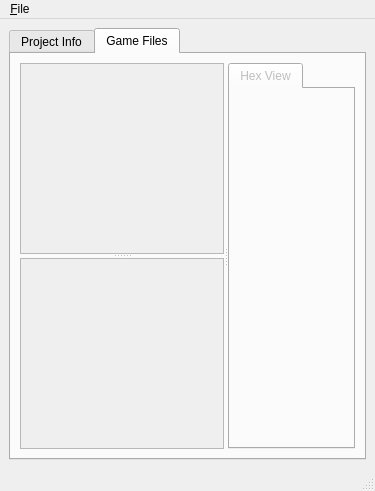
<?xml version="1.0" encoding="UTF-8"?>
<ui version="4.0">
 <class>MainWindow</class>
 <widget class="QMainWindow" name="MainWindow">
  <property name="windowTitle">
   <string>SHSL Editor</string>
  </property>
  <widget class="QWidget" name="centralwidget">
   <layout class="QHBoxLayout" name="horizontalLayout">
    <item>
     <widget class="QTabWidget" name="tabs">
      <property name="currentIndex">
       <number>1</number>
      </property>
      <widget class="QWidget" name="tabsPage1">
       <attribute name="title">
        <string>Project Info</string>
       </attribute>
       <layout class="QHBoxLayout" name="horizontalLayout_2">
        <item>
         <widget class="QListView" name="projectInfo"/>
        </item>
       </layout>
      </widget>
      <widget class="QWidget" name="tabsPage2">
       <attribute name="title">
        <string>Game Files</string>
       </attribute>
       <layout class="QVBoxLayout" name="verticalLayout_2">
        <item>
         <widget class="QSplitter" name="splitter_2">
          <property name="orientation">
           <enum>Qt::Horizontal</enum>
          </property>
          <widget class="QSplitter" name="splitter">
           <property name="orientation">
            <enum>Qt::Vertical</enum>
           </property>
           <widget class="QListView" name="wadList">
            <property name="enabled">
             <bool>false</bool>
            </property>
            <property name="editTriggers">
             <set>QAbstractItemView::NoEditTriggers</set>
            </property>
            <property name="gridSize">
             <size>
              <width>0</width>
              <height>0</height>
             </size>
            </property>
           </widget>
           <widget class="QTreeView" name="wadFileTree">
            <property name="enabled">
             <bool>false</bool>
            </property>
            <property name="editTriggers">
             <set>QAbstractItemView::NoEditTriggers</set>
            </property>
           </widget>
          </widget>
          <widget class="QTabWidget" name="wadFileTabs">
           <property name="enabled">
            <bool>false</bool>
           </property>
           <property name="currentIndex">
            <number>0</number>
           </property>
           <widget class="QWidget" name="wadFileHexTab">
            <attribute name="title">
             <string>Hex View</string>
            </attribute>
            <layout class="QGridLayout" name="gridLayout_2"/>
           </widget>
          </widget>
         </widget>
        </item>
       </layout>
      </widget>
     </widget>
    </item>
   </layout>
  </widget>
  <widget class="QMenuBar" name="menubar">
   <property name="geometry">
    <rect>
     <x>0</x>
     <y>0</y>
     <width>1030</width>
     <height>23</height>
    </rect>
   </property>
   <widget class="QMenu" name="menuFile">
    <property name="title">
     <string>&amp;File</string>
    </property>
    <addaction name="actionNew_Project"/>
    <addaction name="actionOpen_Project"/>
    <addaction name="separator"/>
    <addaction name="actionClose_Project"/>
    <addaction name="separator"/>
    <addaction name="actionSet_Game_Directory"/>
   </widget>
   <addaction name="menuFile"/>
  </widget>
  <widget class="QStatusBar" name="statusbar"/>
  <action name="actionNew_Project">
   <property name="text">
    <string>&amp;New Project...</string>
   </property>
   <property name="shortcut">
    <string>N</string>
   </property>
   <property name="shortcutContext">
    <enum>Qt::WidgetShortcut</enum>
   </property>
  </action>
  <action name="actionOpen_Project">
   <property name="text">
    <string>&amp;Open Project...</string>
   </property>
   <property name="shortcut">
    <string>O</string>
   </property>
   <property name="shortcutContext">
    <enum>Qt::WidgetShortcut</enum>
   </property>
  </action>
  <action name="actionClose_Project">
   <property name="text">
    <string>Close Project</string>
   </property>
  </action>
  <action name="actionSet_Game_Directory">
   <property name="text">
    <string>Set &amp;Game Directory...</string>
   </property>
   <property name="shortcut">
    <string>G</string>
   </property>
   <property name="shortcutContext">
    <enum>Qt::WidgetShortcut</enum>
   </property>
  </action>
 </widget>
 <tabstops>
  <tabstop>projectInfo</tabstop>
  <tabstop>wadFileTabs</tabstop>
  <tabstop>wadFileTree</tabstop>
  <tabstop>wadList</tabstop>
 </tabstops>
 <resources/>
 <connections/>
</ui>
